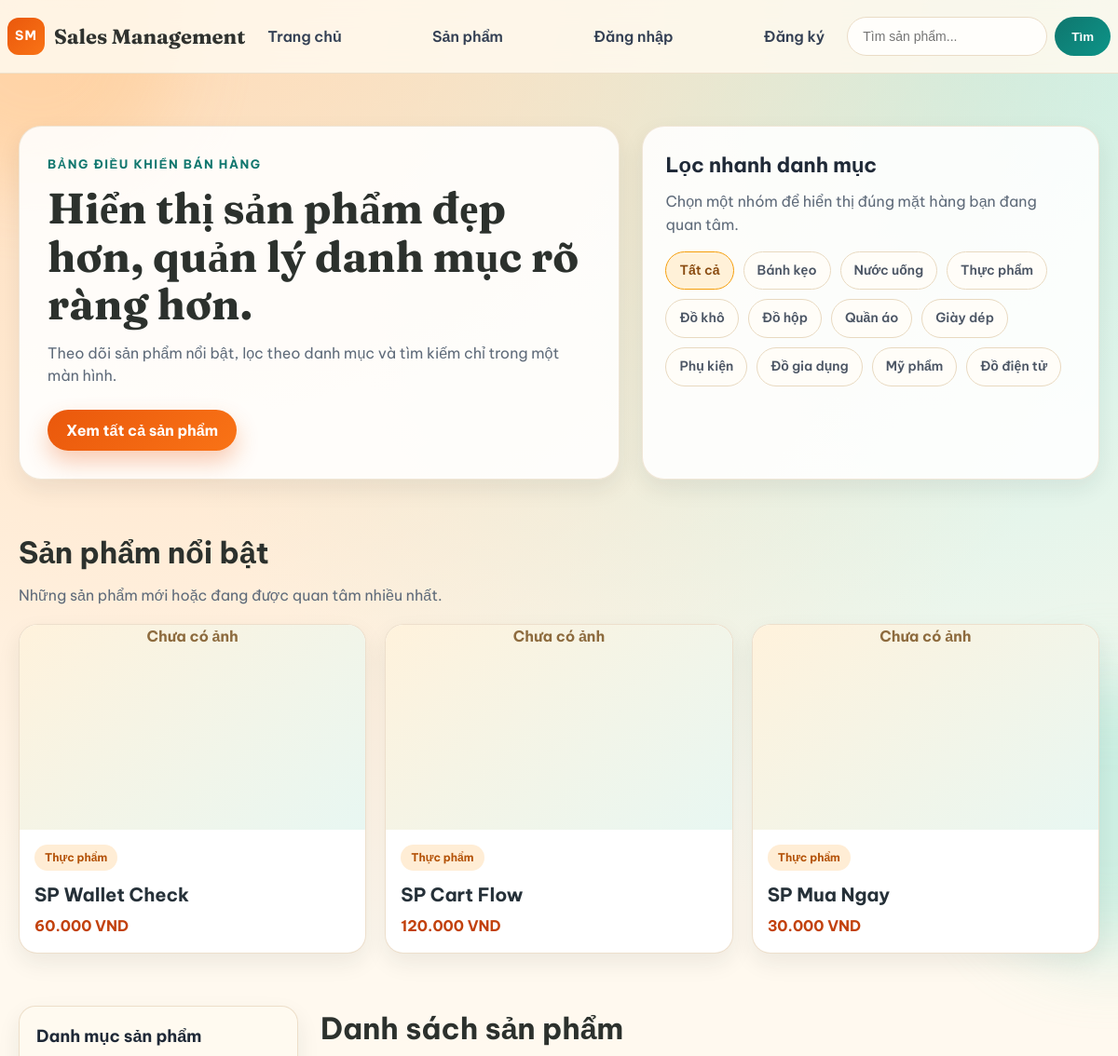
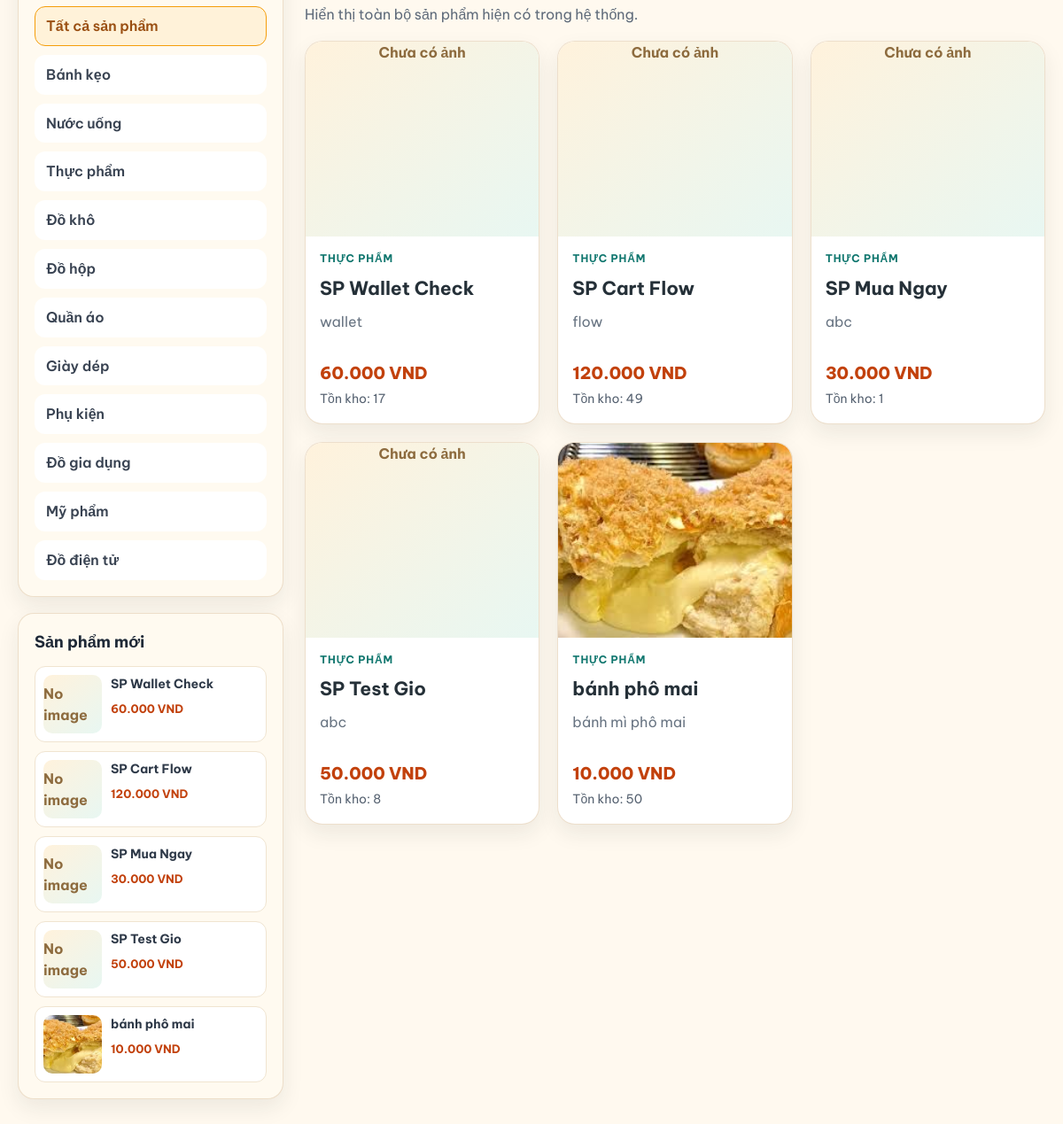
/, run on an earlier commit of the app's database (2 pictures, top to bottom).
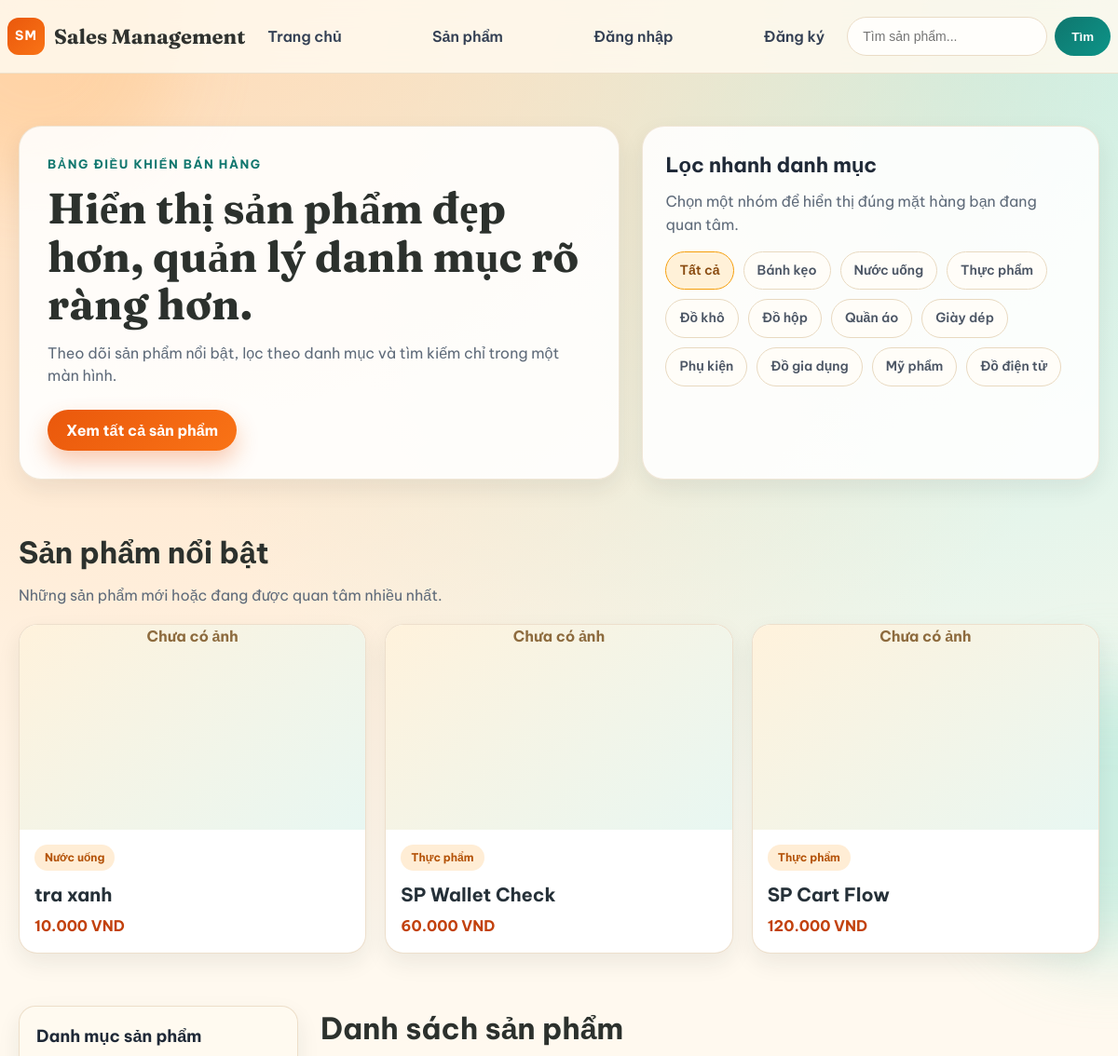
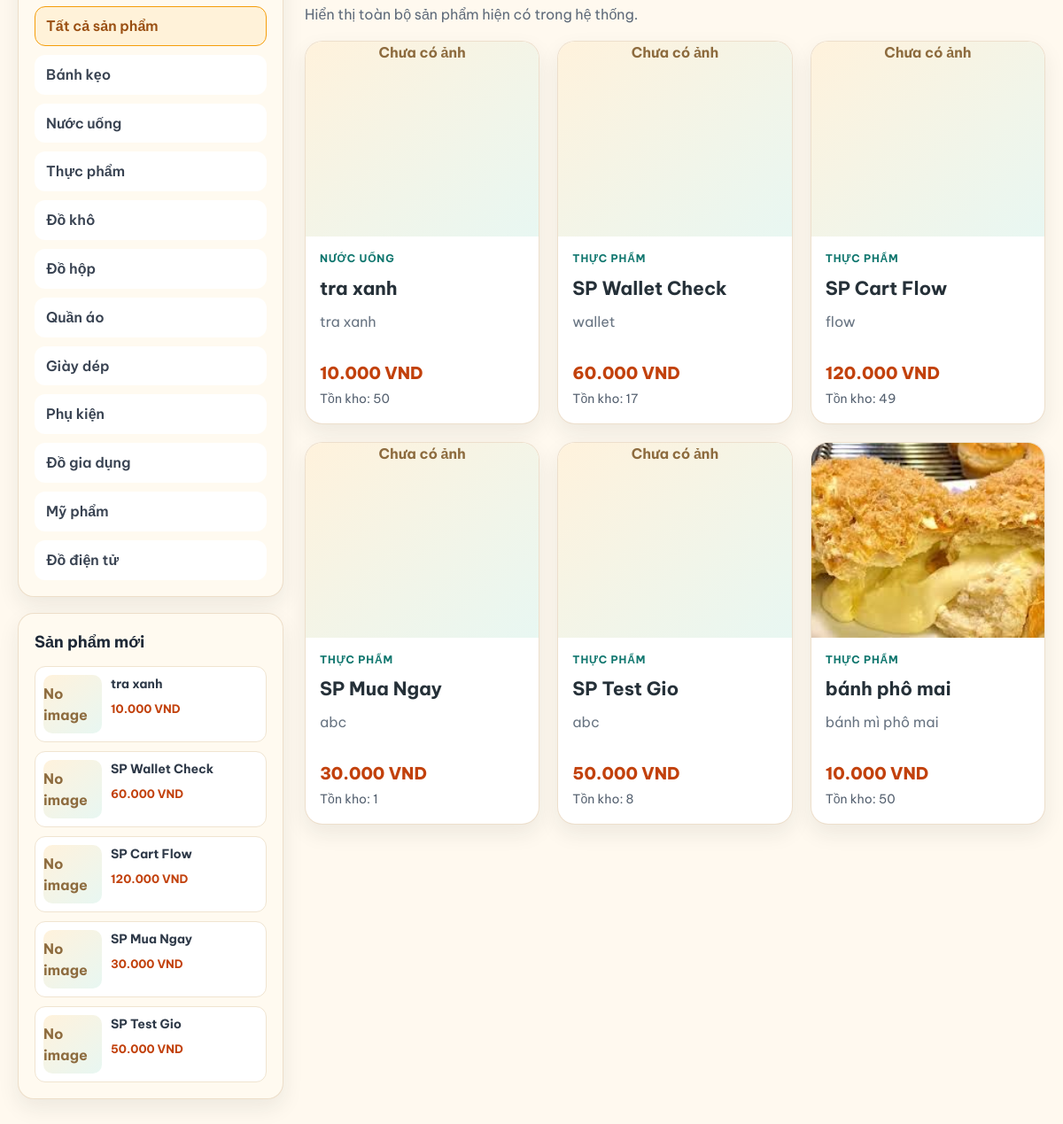
And on a later commit of the database (2 pictures, top to bottom).
### products/models.py (models this page shows, shortened)
class Product(models.Model):
    CATEGORY_CHOICES = [
        ('banh-keo', 'Bánh kẹo'),
        ('nuoc-uong', 'Nước uống'),
        ('thuc-pham', 'Thực phẩm'),
        ('do-kho', 'Đồ khô'),
        ('do-hop', 'Đồ hộp'),
        ('quan-ao', 'Quần áo'),
        ('giay-dep', 'Giày dép'),
        ('phu-kien', 'Phụ kiện'),
        ('do-gia-dung', 'Đồ gia dụng'),
        ('my-pham', 'Mỹ phẩm'),
        ('do-dien-tu', 'Đồ điện tử'),
    ]
    productName = models.CharField(max_length=200)
    category = models.CharField(
        max_length=50,
        choices=CATEGORY_CHOICES,
        default='thuc-pham'
    )
    slug = models.SlugField(max_length=220, unique=True, blank=True)
    description = models.TextField(blank=True, null=True)
    price = models.DecimalField(max_digits=12, decimal_places=2)
    discountPercent = models.DecimalField(
        max_digits=5,
        decimal_places=2,
        default=Decimal('0'),
        validators=[MinValueValidator(Decimal('0')), MaxValueValidator(Decimal('100'))],
    )
    stockQuantity = models.PositiveIntegerField(default=0)
    image = models.ImageField(upload_to=product_image_upload_path, blank=True, null=True)
    created_at = models.DateTimeField(auto_now_add=True)
    def get_absolute_url(self):
        return reverse('product_detail', kwargs={'slug': self.slug})
    @property
    def formatted_price(self):
        try:
            amount = int(Decimal(self.price).quantize(Decimal('1'), rounding=ROUND_HALF_UP))
        except (TypeError, ValueError, InvalidOperation):
            return ''
        return f"{amount:,}".replace(',', '.') + " VND"
    @property
    def clamped_discount_percent(self):
        try:
            discount = Decimal(self.discountPercent or 0)
        except (TypeError, ValueError, InvalidOperation):
            return Decimal('0')
        return max(Decimal('0'), min(Decimal('100'), discount))

### products/views.py (the view)
# urls.py: path('', HomeView.as_view(), name='home'),
class HomeView(View):
    template_name = 'products/home.html'
    def get(self, request):
        ensure_product_slugs()
        keyword = request.GET.get('q', '').strip()
        category = request.GET.get('category', '').strip()
        products = Product.objects.all().order_by('-id')
        products = search_products(products, keyword)
        if category:
            products = products.filter(category=category)
        slider_products = Product.objects.all().order_by('-id')[:3]
        aside_products = Product.objects.all().order_by('-id')[:5]
        categories = Product.CATEGORY_CHOICES
        return render(request, self.template_name, {
            'products': products,
            'slider_products': slider_products,
            'aside_products': aside_products,
            'categories': categories,
            'selected_category': category,
            'keyword': keyword,
            'meta_title': 'Trang chủ',
            'meta_description': 'Trang chủ hiển thị sản phẩm và danh mục sản phẩm',
            'robots_content': 'index, follow',
            'canonical_url': request.build_absolute_uri(reverse('home')),
        })

### products/views.py (called while the page is built)
def ensure_product_slugs():
    products = Product.objects.filter(slug='')
    for product in products:
        product.slug = product._generate_unique_slug()
        product.save()

def search_products(queryset, keyword):
    if keyword:
        queryset = queryset.filter(
            Q(productName__icontains=keyword) |
            Q(description__icontains=keyword) |
            Q(category__icontains=keyword)
        )
    return queryset

### templates/products/home.html (shortened to what the changed rows need)
{% load static %}
<!doctype html>
<html lang="vi">
  <head>
    <link rel="stylesheet" href="{% static 'css/home.css' %}" />
  </head>
  <body>
    <main>
      <section class="hero">
        <div class="container hero-grid">
          <div class="hero-copy">
            <h1>Hiển thị sản phẩm đẹp hơn, quản lý danh mục rõ ràng hơn.</h1>
          </div>
          <aside class="hero-filter">
            <h2>Lọc nhanh danh mục</h2>
            <div class="category-pills">
              <a
                href="{% url 'home' %}"
                class="pill {% if not selected_category %}active{% endif %}"
                >Tất cả</a
              >
              {% for value, label in categories %}
              <a
                href="{% url 'home' %}?category={{ value }}"
                class="pill {% if selected_category == value %}active{% endif %}"
                >{{ label }}</a
              >
              {% endfor %}
            </div>
          </aside>
        </div>
      </section>
      <section class="highlight-section">
        <div class="container">
          <div class="section-head">
            <h2>Sản phẩm nổi bật</h2>
          </div>
          <div class="slider-grid">
            {% for product in slider_products %}
            <a href="{{ product.get_absolute_url }}" class="slide-card">
              <div class="slide-image">
                {% if product.image %}
                <img src="{{ product.image.url }}" alt="{{ product.productName }}" />
                {% else %}
                <div class="no-image">Chưa có ảnh</div>
                {% endif %}
              </div>
              <div class="slide-info">
                <span class="chip">{{ product.get_category_display }}</span>
                <h3>{{ product.productName }}</h3>
                {% if product.clamped_discount_percent > 0 %}
                <p>{{ product.formatted_discounted_price }}</p>
                <p class="price-old">Giá gốc: {{ product.formatted_price }}</p>
                {% else %}
                <p>{{ product.formatted_price }}</p>
                {% endif %}
              </div>
            </a>
            {% empty %}
            <p class="empty-state">Chưa có sản phẩm nổi bật.</p>
            {% endfor %}
          </div>
        </div>
      </section>
      <section class="main-content">
        <div class="container layout-grid">
          <aside class="sidebar">
            <div class="aside-box">
              <ul class="category-list">
                {% for value, label in categories %}
                <li>
                  <a
                    href="{% url 'home' %}?category={{ value }}"
                    >{{ label }}</a
                  >
                </li>
                {% endfor %}
              </ul>
            </div>
            <div class="aside-box">
              <div class="aside-products">
                {% for product in aside_products %}
                <a href="{{ product.get_absolute_url }}" class="aside-product">
                  {% if product.image %}
                  <img src="{{ product.image.url }}" alt="{{ product.productName }}" />
                  {% else %}
                  <div class="mini-no-image">No image</div>
                  {% endif %}
                  <div class="aside-copy">
                    <p class="aside-name">{{ product.productName }}</p>
                    {% if product.clamped_discount_percent > 0 %}
                    <p class="aside-price">{{ product.formatted_discounted_price }}</p>
                    <p class="aside-price-old">{{ product.formatted_price }}</p>
                    {% else %}
                    <p class="aside-price">{{ product.formatted_price }}</p>
                    {% endif %}
                  </div>
                </a>
                {% empty %}
                <p class="empty-state">Chưa có sản phẩm.</p>
                {% endfor %}
              </div>
            </div>
          </aside>
          <div class="content-area">
            <div class="content-head">
              <h2>Danh sách sản phẩm</h2>
            </div>
            <div class="product-grid">
              {% for product in products %}
              <article class="product-card">
                <a href="{{ product.get_absolute_url }}" class="product-link">
                  <div class="product-image">
                    {% if product.image %}
                    <img src="{{ product.image.url }}" alt="{{ product.productName }}" />
                    {% else %}
                    <div class="no-image">Chưa có ảnh</div>
                    {% endif %}
                  </div>
                  <div class="product-info">
                    <p class="product-category">{{ product.get_category_display }}</p>
                    <h3>{{ product.productName }}</h3>
                    <p class="product-desc">
                      {% if product.description %}
                      {{ product.description|truncatechars:90 }}
                      {% else %}
                      Không có mô tả.
                      {% endif %}
                    </p>
                    {% if product.clamped_discount_percent > 0 %}
                    <p class="price">{{ product.formatted_discounted_price }}</p>
                    <p class="price-old">{{ product.formatted_price }}</p>
                    <p class="discount-chip">-{{ product.clamped_discount_percent|floatformat:"-2" }}%</p>
                    {% else %}
                    <p class="price">{{ product.formatted_price }}</p>
                    {% endif %}
                    <p class="stock">Tồn kho: {{ product.stockQuantity }}</p>
                  </div>
                </a>
              </article>
              {% empty %}
              <p class="empty-state">Hiện chưa có sản phẩm nào.</p>
              {% endfor %}
            </div>
          </div>
        </div>
      </section>
    </main>
  </body>
</html>

What changed in the data, as far as the page shows it:
no longer on one of the page's lists (row edited): Product: category "Thực phẩm", productName "SP Mua Ngay", formatted_price "30.000 VND"
no longer on one of the page's lists (row edited): Product: productName "bánh phô mai", formatted_price "10.000 VND"
added Product: image "Chưa có ảnh", category "Nước uống", productName "tra xanh", formatted_price "10.000 VND", category "NƯỚC UỐNG", description "tra xanh", stockQuantity "50"
